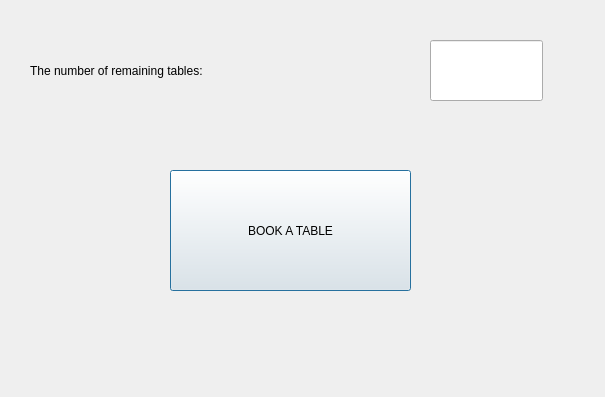
<?xml version="1.0" encoding="UTF-8"?>
<ui version="4.0">
 <class>chooseTableWindow</class>
 <widget class="QDialog" name="chooseTableWindow">
  <property name="geometry">
   <rect>
    <x>0</x>
    <y>0</y>
    <width>605</width>
    <height>397</height>
   </rect>
  </property>
  <property name="windowTitle">
   <string>Dialog</string>
  </property>
  <widget class="QPushButton" name="pushButton">
   <property name="geometry">
    <rect>
     <x>170</x>
     <y>170</y>
     <width>241</width>
     <height>121</height>
    </rect>
   </property>
   <property name="text">
    <string>BOOK A TABLE</string>
   </property>
  </widget>
  <widget class="QLabel" name="label">
   <property name="geometry">
    <rect>
     <x>30</x>
     <y>40</y>
     <width>361</width>
     <height>61</height>
    </rect>
   </property>
   <property name="text">
    <string>The number of remaining tables:</string>
   </property>
  </widget>
  <widget class="QLineEdit" name="lineEdit">
   <property name="geometry">
    <rect>
     <x>430</x>
     <y>40</y>
     <width>113</width>
     <height>61</height>
    </rect>
   </property>
   <property name="alignment">
    <set>Qt::AlignCenter</set>
   </property>
  </widget>
 </widget>
 <resources/>
 <connections/>
</ui>
